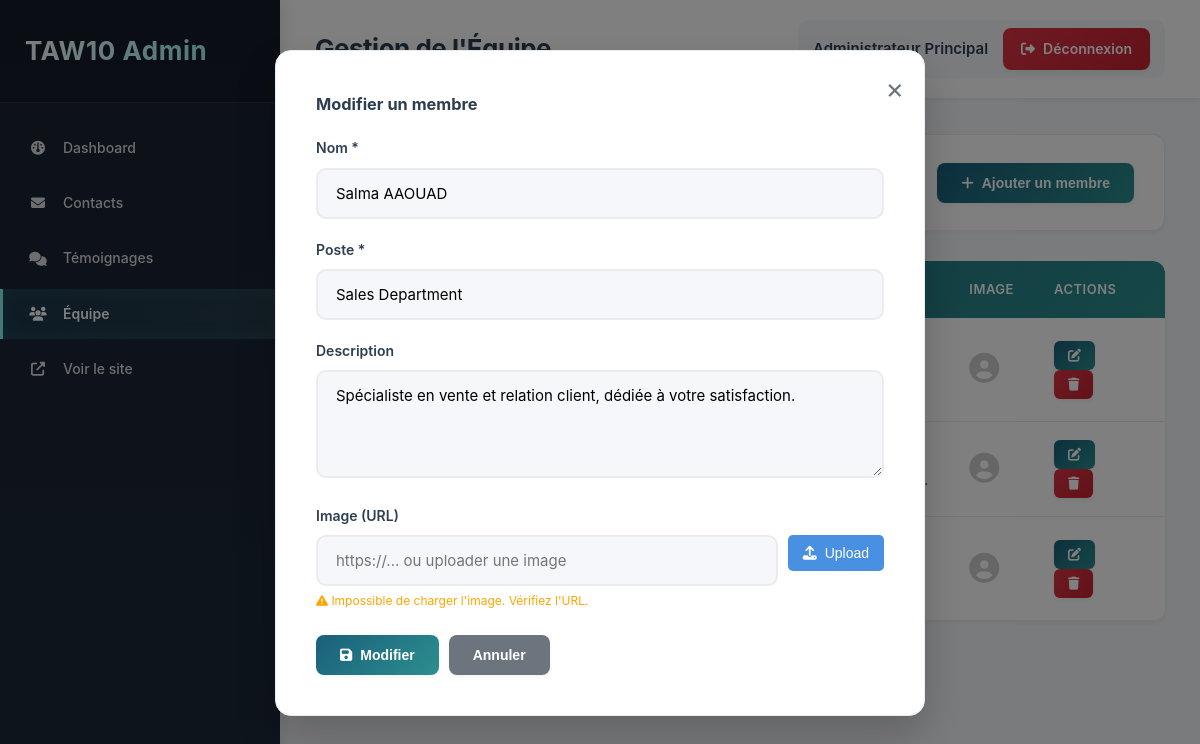
/admin/team.php?edit=2 (signed in), run on the app's committed database.
### tables this page shows
CREATE TABLE IF NOT EXISTS team (
    id INT AUTO_INCREMENT PRIMARY KEY,
    nom VARCHAR(255) NOT NULL,
    poste VARCHAR(255) NOT NULL,
    description TEXT,
    image VARCHAR(255),
    created_at TIMESTAMP DEFAULT CURRENT_TIMESTAMP
);

### admin/team.php (the view, shortened to what this page needs)
<?php
require_once 'includes/layout.php';
$conn = getDBConnection();
$edit_member = null;
if (isset($_GET['edit']) && is_numeric($_GET['edit'])) {
    $id = intval($_GET['edit']);
    $result = $conn->query("SELECT * FROM team WHERE id = $id");
    $edit_member = $result->fetch_assoc();
}
$team = $conn->query("SELECT * FROM team ORDER BY id ASC");
?>
<div class="page-header">
    <h2>Gestion de l'Équipe</h2>
    <button class="btn-primary" onclick="document.getElementById('addForm').style.display='block'">
        <i class="fas fa-plus"></i> Ajouter un membre
    </button>
</div>
<div id="addForm" class="form-modal" style="display: <?php echo $edit_member ? 'block' : 'none'; ?>;">
    <div class="form-modal-content">
        <span class="close-modal" onclick="document.getElementById('addForm').style.display='none'">&times;</span>
        <h3><?php echo $edit_member ? 'Modifier' : 'Ajouter'; ?> un membre</h3>
        <form method="POST">
            <div class="form-group">
                <label>Nom *</label>
                <input type="text" name="nom" value="<?php echo $edit_member ? htmlspecialchars($edit_member['nom']) : ''; ?>" required>
            </div>
            <div class="form-group">
                <label>Poste *</label>
                <input type="text" name="poste" value="<?php echo $edit_member ? htmlspecialchars($edit_member['poste']) : ''; ?>" required>
            </div>
            <div class="form-group">
                <label>Description</label>
                <textarea name="description" rows="4"><?php echo $edit_member ? htmlspecialchars($edit_member['description']) : ''; ?></textarea>
            </div>
            <div class="form-group">
                <label>Image (URL)</label>
                <div style="display: flex; gap: 10px; align-items: flex-start;">
                    <input type="text" name="image" id="imageUrl" value="<?php echo $edit_member ? htmlspecialchars($edit_member['image']) : ''; ?>" placeholder="https://... ou uploader une image" style="flex: 1;">
                    <div style="display: flex; flex-direction: column; gap: 5px;">
                        <button type="button" id="uploadBtn" class="btn-upload">
                            <i class="fas fa-upload"></i> Upload
                        </button>
                    </div>
                </div>
                <div id="uploadStatus" style="margin-top: 5px; font-size: 12px;"></div>
            </div>
            <div class="form-actions">
                <button type="submit" class="btn-primary">
                    <i class="fas fa-save"></i> <?php echo $edit_member ? 'Modifier' : 'Ajouter'; ?>
                </button>
                <button type="button" class="btn-secondary" onclick="document.getElementById('addForm').style.display='none'">Annuler</button>
            </div>
        </form>
    </div>
</div>
<div class="table-container">
    <table class="data-table">
        <thead>
            <tr>
                <th>ID</th>
                <th>Nom</th>
                <th>Poste</th>
                <th>Description</th>
                <th>Image</th>
                <th>Actions</th>
            </tr>
        </thead>
        <tbody>
            <?php while($member = $team->fetch_assoc()): ?>
            <tr>
                <td><?php echo $member['id']; ?></td>
                <td><?php echo htmlspecialchars($member['nom']); ?></td>
                <td><?php echo htmlspecialchars($member['poste']); ?></td>
                <td class="message-cell">
                </td>
                <td>
                    <?php if ($member['image']): ?>
                        <?php
                        $imagePath = $member['image'];
                        if (strpos($imagePath, 'assets/') === 0 && strpos($imagePath, 'http') !== 0) {
                            $imagePath = '../' . $imagePath;
                        }
                        ?>
                        <img src="<?php echo htmlspecialchars($imagePath); ?>" alt="" style="width: 50px; height: 50px; border-radius: 50%; object-fit: cover;" onerror="this.style.display='none'; this.nextElementSibling.style.display='block';">
                        <i class="fas fa-user-circle" style="font-size: 30px; color: #ccc; display: none;"></i>
                    <?php else: ?>
                        <i class="fas fa-user-circle" style="font-size: 30px; color: #ccc;"></i>
                    <?php endif; ?>
                </td>
                <td>
                    <a href="?edit=<?php echo $member['id']; ?>" class="btn-action btn-edit">
                        <i class="fas fa-edit"></i>
                    </a>
                    <a href="?delete=<?php echo $member['id']; ?>" class="btn-action btn-delete"
                       onclick="return confirm('Êtes-vous sûr de vouloir supprimer ce membre ?');">
                        <i class="fas fa-trash"></i>
                    </a>
                </td>
            </tr>
            <?php endwhile; ?>
        </tbody>
    </table>
</div>
<?php
require_once 'includes/footer.php';
?>

### data on the page
team: nom "Salma AAOUAD", poste "Sales Department", description "Spécialiste en vente et relation client, dédiée à votre satisfaction."

### other printed values
$pageTitle "Gestion de l'Équipe"
$_SESSION['admin_name'] "Administrateur Principal"
